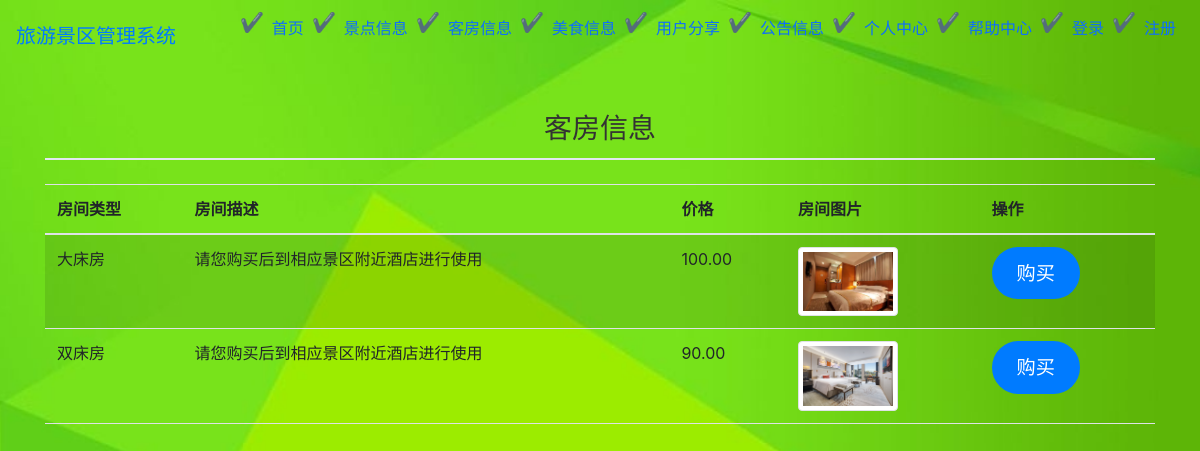
/rooms/, run on the app's committed database.
### bookings/models.py (models this page shows, shortened)
class Room(models.Model):
    room_type = models.CharField('房间类型', max_length=100)
    description = models.TextField('房间描述')
    price = models.DecimalField('价格', max_digits=10, decimal_places=2)
    image = models.ImageField('房间图片', upload_to='rooms/', null=True, blank=True)
    created_at = models.DateTimeField('创建时间', auto_now_add=True)

### bookings/views.py (the view)
# urls.py: path('rooms/', bookings_views.rooms, name='rooms'),
def rooms(request):
    rooms = Room.objects.all()
    return render(request, 'bookings/rooms.html', {'rooms': rooms})

### bookings/templates/bookings/rooms.html
{% extends 'bookings/base.html' %}
{% block content %}
<h2 class="mb-4">客房信息</h2>
<table class="table table-striped">
    <thead>
        <tr>
            <th scope="col">房间类型</th>
            <th scope="col">房间描述</th>
            <th scope="col">价格</th>
            <th scope="col">房间图片</th>
            <th scope="col">操作</th>
        </tr>
    </thead>
    <tbody>
        {% for room in rooms %}
            <tr>
                <td>{{ room.room_type }}</td>
                <td>{{ room.description }}</td>
                <td>{{ room.price }}</td>
                <td>
                    {% if room.image %}
                        <img src="{{ room.image.url }}" class="img-thumbnail" width="100" height="100">
                    {% endif %}
                </td>
                <td>
                    <a href="{% url 'buy_room' room.id %}" class="btn btn-primary">购买</a>
                </td>
            </tr>
        {% endfor %}
    </tbody>
</table>
{% endblock %}

### bookings/templates/bookings/base.html (shortened to what this page needs)
<!DOCTYPE html>
<html lang="zh-hans">
<head>
    <link href="https://cdn.jsdelivr.net/npm/bootstrap@5.1.3/dist/css/bootstrap.min.css" rel="stylesheet">
    <link href="https://stackpath.bootstrapcdn.com/bootstrap/4.5.2/css/bootstrap.min.css" rel="stylesheet">
    <link rel="stylesheet" href="/static/css/style.css">
</head>
<body>
    <nav class="navbar navbar-expand-lg navbar-light>
        <div class="container-fluid">
            <a class="navbar-brand" href="{% url 'index' %}">旅游景区管理系统</a>
            <div class="collapse navbar-collapse" id="navbarNav">
                <ul class="navbar-nav ms-auto">
                    <li class="nav-item">
                        <a class="nav-link" href="{% url 'index' %}">首页</a>
                    </li>
                    <li class="nav-item">
                        <a class="nav-link" href="{% url 'scenic_spots' %}">景点信息</a>
                    </li>
                    <li class="nav-item">
                        <a class="nav-link" href="{% url 'rooms' %}">客房信息</a>
                    </li>
                    <li class="nav-item">
                        <a class="nav-link" href="{% url 'food' %}">美食信息</a>
                    </li>
                    <li class="nav-item">
                        <a class="nav-link" href="{% url 'user_sharing' %}">用户分享</a>
                    </li>
                    <li class="nav-item">
                        <a class="nav-link" href="{% url 'announcements' %}">公告信息</a>
                    </li>
                    <li class="nav-item">
                        <a class="nav-link" href="{% url 'personal_center' %}">个人中心</a>
                    </li>
                    <li class="nav-item">
                        <a class="nav-link" href="{% url 'help_center' %}">帮助中心</a>
                    </li>
                    {% if user.is_authenticated %}
                        <li class="nav-item">
                            <form action="{% url 'logout' %}" method="post" style="display: inline;">
                                {% csrf_token %}
                                <button type="submit" class="btn btn-link nav-link" style="display: inline; padding: 0; border: none; background: none;">登出</button>
                            </form>
                        </li>
                    {% else %}
                        <li class="nav-item">
                            <a class="nav-link" href="{% url 'login' %}">登录</a>
                        </li>
                        <li class="nav-item">
                            <a class="nav-link" href="{% url 'register' %}">注册</a>
                        </li>
                    {% endif %}
                </ul>
            </div>
    </nav>
    <div class="container mt-4">
        {% block content %}
        {% endblock %}
    </div>
</body>
</html>

### static/css/style.css (style rules this page uses)
body { background-image: url('/static/images/backquanju.png'); background-size: cover; background-position: center; background-attachment: fixed; height: 100vh; margin: 0; }
h2 { color: #1a202c; font-size: 1.75rem; margin: 40px 0 20px; border-bottom: 2px solid #e2e8f0; padding-bottom: 12px; }
ul { list-style-type: none; padding: 0; }
li { margin-bottom: 16px; font-size: 1rem; position: relative; padding-left: 24px; }
li::before { content: '✔'; position: absolute; left: 0; color: #3182ce; font-size: 1.2rem; }
.btn { display: inline-block; background-color: #3182ce; color: white; padding: 12px 24px; text-decoration: none; border-radius: 8px; font-weight: 500; transition: background-color 0.3s ease, transform 0.2s ease; }
h2 { text-align: center; color: #333; }
.btn-primary { padding: 12px 25px; font-size: 1.2rem; border-radius: 30px; background-color: #007BFF; color: white; border: none; cursor: pointer; transition: background-color 0.3s ease, transform 0.3s ease; }

### data on the page
Room: room_type "大床房", description "请您购买后到相应景区附近酒店进行使用", price "100.00", image (picture)
Room: room_type "双床房", description "请您购买后到相应景区附近酒店进行使用", price "90.00", image (picture)
